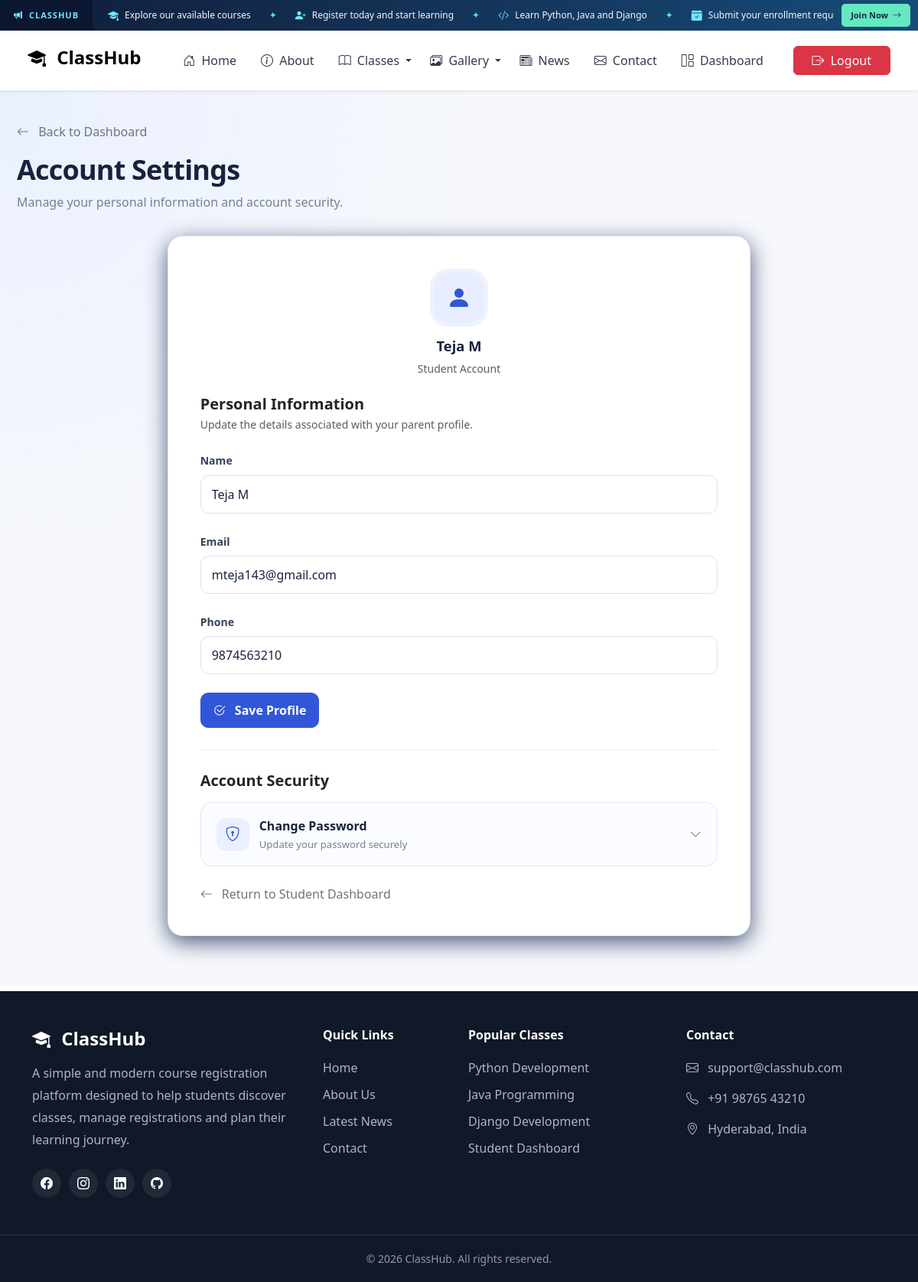
/student/edit-profile/ (signed in), run on the app's committed database.
### classreg/models.py (models this page shows, shortened)
class Student(models.Model):
    GENDER_CHOICES = [
        ('Male', 'Male'),
        ('Female', 'Female'),
        ('Other', 'Other'),
    ]
    user = models.OneToOneField(
        settings.AUTH_USER_MODEL,
        on_delete=models.CASCADE,
        null=True,
        blank=True,
        related_name='student_profile'
    )
    Student_ID = models.CharField(
        max_length=20, unique=True, blank=True
    )
    Name = models.CharField(max_length=100)
    Date_of_Birth = models.DateField(null=True, blank=True)
    Gender = models.CharField(
        max_length=10, choices=GENDER_CHOICES, blank=True
    )
    Email = models.EmailField(blank=True)
    Phone = models.CharField(max_length=20, blank=True)
    Date_Registered = models.DateTimeField(auto_now_add=True)
    Is_Active = models.BooleanField(default=True)

### classreg/views.py (the view)
# urls.py: path('student/edit-profile/',views.student_edit_profile,name="student_edit_profile"),
@login_required
def student_edit_profile(request):
    try:
        student = request.user.student_profile
    except Student.DoesNotExist:
        return redirect("user_login")
    password_form = PasswordChangeForm(user=request.user)
    for field in password_form.fields.values():
        field.widget.attrs.update({
            "class": "form-control",
            "autocomplete": "current-password"
            if field == password_form.fields.get("old_password")
            else "new-password",
        })
    if request.method == "POST":
        if request.POST.get("action") == "change_password":
            password_form = PasswordChangeForm(
                user=request.user,
                data=request.POST
            )
            for name, field in password_form.fields.items():
                field.widget.attrs["class"] = "form-control"
                field.widget.attrs["autocomplete"] = (
                    "current-password"
                    if name == "old_password"
                    else "new-password"
                )
            form = StudentProfileForm(instance=student)
            if password_form.is_valid():
                user = password_form.save()
                update_session_auth_hash(request, user)
                messages.success(
                    request,
                    "Your password was changed successfully."
                )
                return redirect("student_dashboard")
        else:
            form = StudentProfileForm(
                request.POST,
                instance=student
            )
            if form.is_valid():
                form.save()
                messages.success(
                    request,
                    "Your profile was updated successfully."
                )
                return redirect("student_dashboard")
    else:
        form = StudentProfileForm(instance=student)
    return render(
        request,
        "classreg/student_edit_profile.html",
        {
            "form": form,
            "student": student,
            "password_form": password_form,
        }
    )

### classreg/forms.py
class StudentProfileForm(forms.ModelForm):
    class Meta:
        model = Student
        fields = ["Name", "Email", "Phone"]
        widgets = {
            "Name": forms.TextInput(attrs={
                "class": "form-control",
                "placeholder": "Enter your full name"
            }),
            "Email": forms.EmailInput(attrs={
                "class": "form-control",
                "placeholder": "Enter your email address"
            }),
            "Phone": forms.TextInput(attrs={
                "class": "form-control",
                "placeholder": "Enter your phone number"
            }),
        }

### templates/classreg/student_edit_profile.html (shortened to what this page needs)
{% extends 'classreg/navbar.html' %}
{% load static %}
{% block nav_block %}
<section class="parent-edit-page">
    <div class="container">
        <div class="parent-page-heading">
            <a href="{% url 'student_dashboard' %}"
               class="text-decoration-none text-secondary">
                <i class="bi bi-arrow-left me-2"></i>
                Back to Dashboard
            </a>
            <h1 class="mt-3 mb-2">Account Settings</h1>
            <p class="mb-0">
                Manage your personal information and account security.
            </p>
        </div>
        <div class="row justify-content-center">
            <div class="col-lg-9 col-xl-8">
                <div class="card parent-profile-card border-0">
                    <div class="card-body">
                        <div class="text-center mb-4">
                            <div class="parent-profile-avatar">
                                <i class="bi bi-person-fill"></i>
                            </div>
                            <h4 class="parent-profile-name">
                                {{ student.Name }}
                            </h4>
                            <p class="text-muted small mb-0">
                                Student Account
                            </p>
                        </div>
                        <h5 class="fw-bold mb-1">Personal Information</h5>
                        <p class="text-muted small mb-4">
                            Update the details associated with your parent profile.
                        </p>
                        <form method="POST">
                            {% for field in form %}
                                <div class="mb-4">
                                    <label for="{{ field.id_for_label }}"
                                           class="form-label">
                                        {{ field.label }}
                                    </label>
                                    {{ field }}
                                </div>
                            {% endfor %}
                            <button type="submit"
                                    class="btn btn-primary">
                                <i class="bi bi-check2-circle me-2"></i>
                                Save Profile
                            </button>
                        </form>
                        <div class="parent-section-divider"></div>
                        <h5 class="fw-bold mb-3">Account Security</h5>
                        <details class="password-panel"
                                 {% if password_form.errors %}open{% endif %}>
                            <summary>
                                <span class="password-summary-left">
                                    <span class="password-summary-icon">
                                        <i class="bi bi-shield-lock"></i>
                                    </span>
                                    <span>
                                        <span class="password-summary-title">
                                            Change Password
                                        </span>
                                        <span class="password-summary-subtitle">
                                            Update your password securely
                                        </span>
                                    </span>
                                </span>
                                <i class="bi bi-chevron-down password-chevron"></i>
                            </summary>
                        </details>
                        <div class="mt-4">
                            <a href="{% url 'student_dashboard' %}"
                               class="text-decoration-none text-secondary">
                                <i class="bi bi-arrow-left me-2"></i>
                                Return to Student Dashboard
                            </a>
                        </div>
                    </div>
                </div>
            </div>
        </div>
    </div>
</section>
{% endblock %}

### data on the page
Student: Name "Teja M", form "Teja M" "mteja143@gmail.com" "9874563210"

### other printed values
{{ field.label }} "Name" "Email" "Phone"
